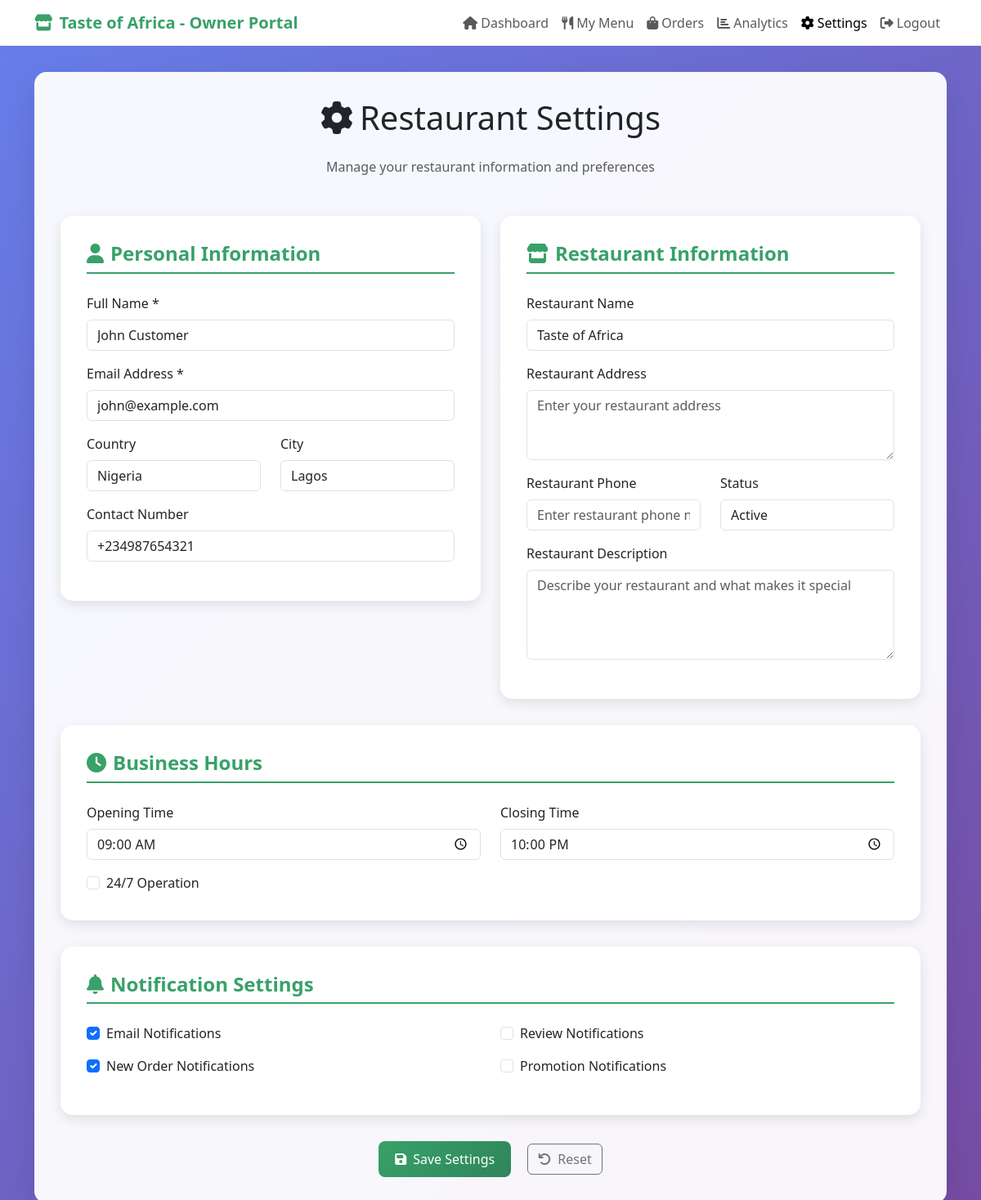
/customer/owner_settings.php (signed in), run on the app's committed database.
### tables this page shows
CREATE TABLE IF NOT EXISTS `customer` (
  `customer_id` INT(11) NOT NULL AUTO_INCREMENT,
  `customer_name` VARCHAR(100) NOT NULL,
  `customer_email` VARCHAR(100) NOT NULL,
  `customer_pass` VARCHAR(255) NOT NULL,
  `customer_country` VARCHAR(100) NOT NULL,
  `customer_city` VARCHAR(100) NOT NULL,
  `customer_contact` VARCHAR(20) NOT NULL,
  `customer_image` VARCHAR(255) DEFAULT NULL,
  `user_role` VARCHAR(20) NOT NULL DEFAULT 'customer',
  `created_at` TIMESTAMP DEFAULT CURRENT_TIMESTAMP,
  `updated_at` TIMESTAMP DEFAULT CURRENT_TIMESTAMP ON UPDATE CURRENT_TIMESTAMP,
  PRIMARY KEY (`customer_id`),
  UNIQUE KEY `customer_email` (`customer_email`)
);

### src/settings/core.php (called while the page is built, shortened)
<?php
require_once __DIR__ . '/../../database/database.php';
function get_user_id() {
    return isset($_SESSION['user_id']) ? (int)$_SESSION['user_id'] : null;
}
?>

### database/database.php (called while the page is built, shortened)
<?php
class Database
{
    private static $instance = null;
    private $connection;
    private $host = DB_HOST;
    private $db_name = DB_NAME;
    private $username = DB_USER;
    private $password = DB_PASS;
    private $charset = DB_CHARSET;
    public static function getInstance()
    {
        if (self::$instance === null) {
            self::$instance = new self();
        }
        return self::$instance;
    }
    private function connect()
    {
        $dsn = "mysql:host={$this->host};dbname={$this->db_name};charset={$this->charset}";
        $options = [
            PDO::ATTR_ERRMODE            => PDO::ERRMODE_EXCEPTION,
            PDO::ATTR_DEFAULT_FETCH_MODE => PDO::FETCH_ASSOC,
            PDO::ATTR_EMULATE_PREPARES   => false,
        ];
        try {
            $this->connection = new PDO($dsn, $this->username, $this->password, $options);
        } catch (PDOException $e) {
            throw new PDOException($e->getMessage(), (int)$e->getCode());
        }
    }
    public function getConnection()
    {
        return $this->connection;
    }
}
function getDB()
{
    return Database::getInstance()->getConnection();
}
function executeQuery($sql, $params = [])
{
    $pdo = getDB();
    $stmt = $pdo->prepare($sql);
    $stmt->execute($params);
    return $stmt;
}
function fetchOne($sql, $params = [])
{
    $stmt = executeQuery($sql, $params);
    return $stmt->fetch();
}
?>

### customer/owner_settings.php (the view, shortened to what this page needs)
<?php
require_once '../src/settings/core.php';
$owner_id = get_user_id();
require_once '../database/database.php';
$owner_details = fetchOne("SELECT * FROM customer WHERE customer_id = ?", [$owner_id]);
?>
<!DOCTYPE html>
<html lang="en">
<head>
    <link href="https://cdn.jsdelivr.net/npm/bootstrap@5.3.0/dist/css/bootstrap.min.css" rel="stylesheet">
    <link href="https://cdnjs.cloudflare.com/ajax/libs/font-awesome/6.4.0/css/all.min.css" rel="stylesheet">
</head>
<body>
    <nav class="navbar navbar-expand-lg navbar-light bg-white">
        <div class="container">
            <a class="navbar-brand fw-bold" href="../index.php" style="color: #38a169;">
                <i class="fas fa-store me-2"></i>Taste of Africa - Owner Portal
            </a>
            <div class="navbar-nav ms-auto">
                <a class="nav-link" href="owner_dashboard.php">
                    <i class="fas fa-home me-1"></i>Dashboard
                </a>
                <a class="nav-link" href="owner_menu.php">
                    <i class="fas fa-utensils me-1"></i>My Menu
                </a>
                <a class="nav-link" href="owner_orders.php">
                    <i class="fas fa-shopping-bag me-1"></i>Orders
                </a>
                <a class="nav-link" href="owner_analytics.php">
                    <i class="fas fa-chart-bar me-1"></i>Analytics
                </a>
                <a class="nav-link active" href="owner_settings.php">
                    <i class="fas fa-cog me-1"></i>Settings
                </a>
                <a class="nav-link" href="../login/logout.php">
                    <i class="fas fa-sign-out-alt me-1"></i>Logout
                </a>
            </div>
        </div>
    </nav>
    <div class="container">
        <div class="settings-container">
            <h1 class="text-center mb-4">
                <i class="fas fa-cog me-2"></i>Restaurant Settings
            </h1>
            <p class="text-center text-muted mb-5">Manage your restaurant information and preferences</p>
            <form method="POST" action="">
                <div class="row">
                    <div class="col-lg-6">
                        <div class="settings-card">
                            <h4 class="section-title">
                                <i class="fas fa-user me-2"></i>Personal Information
                            </h4>
                            <div class="row">
                                <div class="col-12 mb-3">
                                    <label for="name" class="form-label">Full Name *</label>
                                    <input type="text" class="form-control" id="name" name="name"
                                           value="<?php echo htmlspecialchars($owner_details['customer_name'] ?? ''); ?>" required>
                                </div>
                                <div class="col-12 mb-3">
                                    <label for="email" class="form-label">Email Address *</label>
                                    <input type="email" class="form-control" id="email" name="email"
                                           value="<?php echo htmlspecialchars($owner_details['customer_email'] ?? ''); ?>" required>
                                </div>
                            </div>
                            <div class="row">
                                <div class="col-md-6 mb-3">
                                    <label for="country" class="form-label">Country</label>
                                    <input type="text" class="form-control" id="country" name="country"
                                           value="<?php echo htmlspecialchars($owner_details['customer_country'] ?? ''); ?>">
                                </div>
                                <div class="col-md-6 mb-3">
                                    <label for="city" class="form-label">City</label>
                                    <input type="text" class="form-control" id="city" name="city"
                                           value="<?php echo htmlspecialchars($owner_details['customer_city'] ?? ''); ?>">
                                </div>
                            </div>
                            <div class="row">
                                <div class="col-12 mb-3">
                                    <label for="contact" class="form-label">Contact Number</label>
                                    <input type="tel" class="form-control" id="contact" name="contact"
                                           value="<?php echo htmlspecialchars($owner_details['customer_contact'] ?? ''); ?>">
                                </div>
                            </div>
                        </div>
                    </div>
                    <div class="col-lg-6">
                        <div class="settings-card">
                            <h4 class="section-title">
                                <i class="fas fa-store me-2"></i>Restaurant Information
                            </h4>
                            <div class="row">
                                <div class="col-12 mb-3">
                                    <label for="restaurant_name" class="form-label">Restaurant Name</label>
                                    <input type="text" class="form-control" id="restaurant_name" name="restaurant_name"
                                           value="Taste of Africa" placeholder="Enter your restaurant name">
                                </div>
                                <div class="col-12 mb-3">
                                    <label for="restaurant_address" class="form-label">Restaurant Address</label>
                                    <textarea class="form-control" id="restaurant_address" name="restaurant_address" rows="3"
                                              placeholder="Enter your restaurant address"></textarea>
                                </div>
                            </div>
                            <div class="row">
                                <div class="col-md-6 mb-3">
                                    <label for="restaurant_phone" class="form-label">Restaurant Phone</label>
                                    <input type="tel" class="form-control" id="restaurant_phone" name="restaurant_phone"
                                           placeholder="Enter restaurant phone number">
                                </div>
                                <div class="col-md-6 mb-3">
                                    <label for="restaurant_status" class="form-label">Status</label>
                                    <select class="form-control" id="restaurant_status" name="restaurant_status">
                                        <option value="active" selected>Active</option>
                                    </select>
                                </div>
                            </div>
                            <div class="row">
                                <div class="col-12 mb-3">
                                    <label for="restaurant_description" class="form-label">Restaurant Description</label>
                                    <textarea class="form-control" id="restaurant_description" name="restaurant_description" rows="4"
                                              placeholder="Describe your restaurant and what makes it special"></textarea>
                                </div>
                            </div>
                        </div>
                    </div>
                </div>
                <div class="settings-card">
                    <h4 class="section-title">
                        <i class="fas fa-clock me-2"></i>Business Hours
                    </h4>
                    <div class="row">
                        <div class="col-md-6">
                            <div class="mb-3">
                                <label class="form-label">Opening Time</label>
                                <input type="time" class="form-control" value="09:00">
                            </div>
                        </div>
                        <div class="col-md-6">
                            <div class="mb-3">
                                <label class="form-label">Closing Time</label>
                                <input type="time" class="form-control" value="22:00">
                            </div>
                        </div>
                    </div>
                    <div class="row">
                        <div class="col-12">
                            <div class="form-check">
                                <input class="form-check-input" type="checkbox" id="open_24_7">
                                <label class="form-check-label" for="open_24_7">
                                    24/7 Operation
                                </label>
                            </div>
                        </div>
                    </div>
                </div>
                <div class="settings-card">
                    <h4 class="section-title">
                        <i class="fas fa-bell me-2"></i>Notification Settings
                    </h4>
                    <div class="row">
                        <div class="col-md-6">
                            <div class="form-check mb-3">
                                <input class="form-check-input" type="checkbox" id="email_notifications" checked>
                                <label class="form-check-label" for="email_notifications">
                                    Email Notifications
                                </label>
                            </div>
                            <div class="form-check mb-3">
                                <input class="form-check-input" type="checkbox" id="order_notifications" checked>
                                <label class="form-check-label" for="order_notifications">
                                    New Order Notifications
                                </label>
                            </div>
                        </div>
                        <div class="col-md-6">
                            <div class="form-check mb-3">
                                <input class="form-check-input" type="checkbox" id="review_notifications">
                                <label class="form-check-label" for="review_notifications">
                                    Review Notifications
                                </label>
                            </div>
                            <div class="form-check mb-3">
                                <input class="form-check-input" type="checkbox" id="promotion_notifications">
                                <label class="form-check-label" for="promotion_notifications">
                                    Promotion Notifications
                                </label>
                            </div>
                        </div>
                    </div>
                </div>
                <div class="text-center">
                    <button type="submit" class="btn btn-owner me-3">
                        <i class="fas fa-save me-2"></i>Save Settings
                    </button>
                    <button type="button" class="btn btn-outline-secondary" onclick="resetForm()">
                        <i class="fas fa-undo me-2"></i>Reset
                    </button>
                </div>
            </form>
        </div>
    </div>
</body>
</html>

### customer/owner_settings.php (style rules this page uses)
body { background: linear-gradient(135deg, #667eea 0%, #764ba2 100%); min-height: 100vh; font-family: 'Segoe UI', Tahoma, Geneva, Verdana, sans-serif; }
.settings-container { background: rgba(255, 255, 255, 0.95); border-radius: 15px; margin: 2rem 0; padding: 2rem; box-shadow: 0 15px 35px rgba(0, 0, 0, 0.1); }
.settings-card { background: white; border-radius: 15px; padding: 2rem; margin-bottom: 2rem; box-shadow: 0 5px 15px rgba(0, 0, 0, 0.1); }
.btn-owner { background: linear-gradient(135deg, #38a169, #2f855a); border: none; color: white; padding: 10px 20px; border-radius: 8px; transition: all 0.3s ease; }
.section-title { color: #38a169; font-size: 1.5rem; font-weight: 600; margin-bottom: 1.5rem; padding-bottom: 0.5rem; border-bottom: 2px solid #38a169; }

### data on the page
customer: name "John Customer", email "john@example.com", country "Nigeria", city "Lagos", contact "+234987654321"
